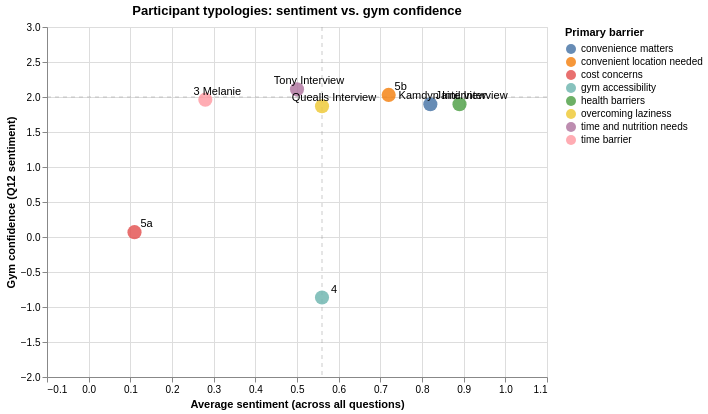

The notebook cell saved with this chart:
### Markdown cell above
---
## Viz 5: Participant typology scatter plot

Plots each participant by average sentiment (x) and gym confidence (y), labeled with their primary barrier. Reveals the two clusters: confident/logistical vs. struggling/psychological.

### Tableau instructions
1. Open `viz5_participant_scatter.csv`
2. Drag `avg_sentiment` to **Columns** (make sure it's a measure, continuous)
3. Drag `gym_confidence` to **Rows** (continuous)
4. Drag `participant_short` to **Label**
5. Drag `primary_barrier` to **Color**
6. Change mark type to **Circle**, increase size to ~200
7. Edit x-axis: title = 'Average sentiment', range 0 to 1
8. Edit y-axis: title = 'Gym confidence', range -1.5 to 2.5
9. Add reference lines at the median values for both axes (Analytics pane -> drag Reference Line)
10. The two clusters should be visible: top-right = confident, bottom-left = less confident
11. Add annotations to label the clusters: 'Confident, logistically blocked' and 'Less confident, seeking access'

### Code cell
pp["participant_short"] = pp["participant"].apply(short_name)

# Add jitter to gym_confidence to avoid overlap (since many are 2)
np.random.seed(42)
pp["gym_confidence_jitter"] = pp["gym_confidence"] + np.random.uniform(-0.15, 0.15, len(pp))

points5 = alt.Chart(pp).mark_circle(size=200, opacity=0.85).encode(
    x=alt.X("avg_sentiment:Q", title="Average sentiment (across all questions)",
            scale=alt.Scale(domain=[-0.1, 1.1])),
    y=alt.Y("gym_confidence_jitter:Q", title="Gym confidence (Q12 sentiment)",
            scale=alt.Scale(domain=[-1.8, 2.8])),
    color=alt.Color("primary_barrier:N", title="Primary barrier",
                    scale=alt.Scale(scheme="tableau10")),
    tooltip=["participant_short", "avg_sentiment", "gym_confidence", "primary_barrier", "top_themes"]
)

labels5 = alt.Chart(pp).mark_text(dx=12, dy=-8, fontSize=11, fontWeight=500).encode(
    x="avg_sentiment:Q",
    y="gym_confidence_jitter:Q",
    text="participant_short:N",
)

# Median reference lines
med_x = pp["avg_sentiment"].median()
med_y = pp["gym_confidence"].median()

rule_x = alt.Chart(pd.DataFrame({"x": [med_x]})).mark_rule(
    color="gray", strokeDash=[4, 4], opacity=0.4
).encode(x="x:Q")

rule_y = alt.Chart(pd.DataFrame({"y": [med_y]})).mark_rule(
    color="gray", strokeDash=[4, 4], opacity=0.4
).encode(y="y:Q")

viz5 = (rule_x + rule_y + points5 + labels5).properties(
    width=500,
    height=350,
    title="Participant typologies: sentiment vs. gym confidence"
)

pp.to_csv("viz_exports/viz5_participant_scatter.csv", index=False)
viz5

### Figure 1 — Vega-Lite specification as saved in the notebook (floating-point values rounded to 4 significant figures)
{"config": {"view": {"continuousWidth": 300, "continuousHeight": 300}}, "layer": [{"data": {"name": "data-0648e39d654b0a311f184b4b46af3065"}, "mark": {"type": "rule", "color": "gray", "opacity": 0.4, "strokeDash": [4, 4]}, "encoding": {"x": {"field": "x", "type": "quantitative"}}}, {"data": {"name": "data-c6edbe51ec2ab94f66da8db459fddcd9"}, "mark": {"type": "rule", "color": "gray", "opacity": 0.4, "strokeDash": [4, 4]}, "encoding": {"y": {"field": "y", "type": "quantitative"}}}, {"data": {"name": "data-29adb472be339ef94c970ff1ec6db42b"}, "mark": {"type": "circle", "opacity": 0.85, "size": 200}, "encoding": {"color": {"field": "primary_barrier", "scale": {"scheme": "tableau10"}, "title": "Primary barrier", "type": "nominal"}, "tooltip": [{"field": "participant_short", "type": "nominal"}, {"field": "avg_sentiment", "type": "quantitative"}, {"field": "gym_confidence", "type": "quantitative"}, {"field": "primary_barrier", "type": "nominal"}, {"field": "top_themes", "type": "nominal"}], "x": {"field": "avg_sentiment", "scale": {"domain": [-0.1, 1.1]}, "title": "Average sentiment (across all questions)", "type": "quantitative"}, "y": {"field": "gym_confidence_jitter", "scale": {"domain": [-1.8, 2.8]}, "title": "Gym confidence (Q12 sentiment)", "type": "quantitative"}}}, {"data": {"name": "data-29adb472be339ef94c970ff1ec6db42b"}, "mark": {"type": "text", "dx": 12, "dy": -8, "fontSize": 11, "fontWeight": 500}, "encoding": {"text": {"field": "participant_short", "type": "nominal"}, "x": {"field": "avg_sentiment", "type": "quantitative"}, "y": {"field": "gym_confidence_jitter", "type": "quantitative"}}}], "height": 350, "title": "Participant typologies: sentiment vs. gym confidence", "width": 500, "$schema": "https://vega.github.io/schema/vega-lite/v5.20.1.json", "datasets": {"data-0648e39d654b0a311f184b4b46af3065": [{"x": 0.56}], "data-c6edbe51ec2ab94f66da8db459fddcd9": [{"y": 2.0}], "data-29adb472be339ef94c970ff1ec6db42b": [{"participant": "Interview 3 Melanie.txt", "avg_sentiment": 0.28, "top_themes": "Time Constraints, Social Media Influence, Social Support, Gym Intimidation, Intrinsic Motivation", "primary_barrier": "time barrier", "gym_confidence": 2, "num_themes_mentioned": 5, "sample_tags": "active lifestyle; social media aware; absent-minded feeling; motivated by comparison; confident self", "participant_short": "3 Melanie", "gym_confidence_jitter": 1.962}, {"participant": "Interview 4.txt", "avg_sentiment": 0.56, "top_themes": "Social Support, Social Media Influence, Autonomy Preference, Gym Intimidation, Lack Of Knowledge", "primary_barrier": "gym accessibility", "gym_confidence": -1, "num_themes_mentioned": 5, "sample_tags": "active leisure; social media user; social media positivity; online comparison; social confidence", "participant_short": "4", "gym_confidence_jitter": -0.8648}, {"participant": "Interview 5a.txt", "avg_sentiment": 0.11, "top_themes": "Body Image, Social Support, Social Media Influence, Intrinsic Motivation, Cost Access", "primary_barrier": "cost concerns", "gym_confidence": 0, "num_themes_mentioned": 5, "sample_tags": "active lifestyle; social media user; social comparison; online comparison; confidence boosters", "participant_short": "5a", "gym_confidence_jitter": 0.0696}, {"participant": "Interview 5b.txt", "avg_sentiment": 0.72, "top_themes": "Body Image, Autonomy Preference, Time Constraints, Positive Self Image, Intrinsic Motivation", "primary_barrier": "convenient location needed", "gym_confidence": 2, "num_themes_mentioned": 5, "sample_tags": "enjoys outdoor activities; social media user; social media positivity; inspired by online content; working out boosts mood", "participant_short": "5b", "gym_confidence_jitter": 2.03}, {"participant": "Jainil Interview.txt", "avg_sentiment": 0.89, "top_themes": "Time Constraints, Body Image, Positive Self Image, Intrinsic Motivation, Autonomy Preference", "primary_barrier": "health barriers", "gym_confidence": 2, "num_themes_mentioned": 5, "sample_tags": "busy schedule; social media user; mixed emotions; no comparison; consistent habits", "participant_short": "Jainil Interview", "gym_confidence_jitter": 1.897}, {"participant": "Kamdyn Interview.txt", "avg_sentiment": 0.82, "top_themes": "Social Support, Intrinsic Motivation, Time Constraints, Cost Access, Positive Self Image", "primary_barrier": "convenience matters", "gym_confidence": 2, "num_themes_mentioned": 5, "sample_tags": "relaxed routine; limited social media; neutral social media; exercise boosts mood; exercise and well-being", "participant_short": "Kamdyn Interview", "gym_confidence_jitter": 1.897}, {"participant": "Quealls Interview.txt", "avg_sentiment": 0.56, "top_themes": "Social Media Influence, Body Image, Autonomy Preference, Intrinsic Motivation, Positive Self Image", "primary_barrier": "overcoming laziness", "gym_confidence": 2, "num_themes_mentioned": 5, "sample_tags": "active hobbies; social media usage; technology dependence; unhealthy comparisons; self confidence", "participant_short": "Quealls Interview", "gym_confidence_jitter": 1.867}, {"participant": "Tony Interview.txt", "avg_sentiment": 0.5, "top_themes": "Positive Self Image, Intrinsic Motivation, Autonomy Preference, Social Support, Time Constraints", "primary_barrier": "time and nutrition needs", "gym_confidence": 2, "num_themes_mentioned": 5, "sample_tags": "active lifestyle; social media user; mixed emotions; aware of comparisons; confident and self-assured", "participant_short": "Tony Interview", "gym_confidence_jitter": 2.11}]}}
